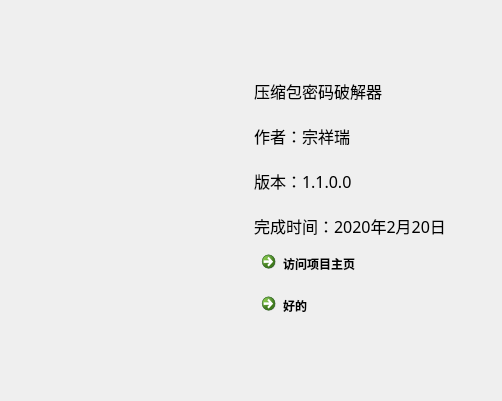
<?xml version="1.0" encoding="UTF-8"?>
<ui version="4.0">
 <class>Dialog</class>
 <widget class="QDialog" name="Dialog">
  <property name="geometry">
   <rect>
    <x>0</x>
    <y>0</y>
    <width>502</width>
    <height>401</height>
   </rect>
  </property>
  <property name="windowTitle">
   <string>关于软件</string>
  </property>
  <property name="windowIcon">
   <iconset>
    <normaloff>../res/icon.ico</normaloff>../res/icon.ico</iconset>
  </property>
  <layout class="QGridLayout" name="gridLayout">
   <item row="1" column="2">
    <widget class="QLabel" name="label_2">
     <property name="sizePolicy">
      <sizepolicy hsizetype="Preferred" vsizetype="Preferred">
       <horstretch>0</horstretch>
       <verstretch>0</verstretch>
      </sizepolicy>
     </property>
     <property name="font">
      <font>
       <family>华文行楷</family>
       <pointsize>12</pointsize>
      </font>
     </property>
     <property name="text">
      <string>压缩包密码破解器

作者：宗祥瑞

版本：1.1.0.0

完成时间：2020年2月20日</string>
     </property>
    </widget>
   </item>
   <item row="3" column="2">
    <widget class="QCommandLinkButton" name="commandLinkButton_2">
     <property name="text">
      <string>好的</string>
     </property>
     <property name="icon">
      <iconset>
       <normaloff>../res/close.png</normaloff>../res/close.png</iconset>
     </property>
    </widget>
   </item>
   <item row="2" column="2">
    <widget class="QCommandLinkButton" name="commandLinkButton">
     <property name="text">
      <string>访问项目主页</string>
     </property>
    </widget>
   </item>
   <item row="0" column="2">
    <spacer name="verticalSpacer">
     <property name="orientation">
      <enum>Qt::Vertical</enum>
     </property>
     <property name="sizeHint" stdset="0">
      <size>
       <width>20</width>
       <height>40</height>
      </size>
     </property>
    </spacer>
   </item>
   <item row="4" column="2">
    <spacer name="verticalSpacer_2">
     <property name="orientation">
      <enum>Qt::Vertical</enum>
     </property>
     <property name="sizeHint" stdset="0">
      <size>
       <width>20</width>
       <height>40</height>
      </size>
     </property>
    </spacer>
   </item>
   <item row="0" column="1" rowspan="5">
    <widget class="QLabel" name="label">
     <property name="text">
      <string/>
     </property>
     <property name="pixmap">
      <pixmap>../res/QRcode.png</pixmap>
     </property>
    </widget>
   </item>
  </layout>
 </widget>
 <resources/>
 <connections>
  <connection>
   <sender>commandLinkButton</sender>
   <signal>clicked()</signal>
   <receiver>Dialog</receiver>
   <slot>on_to_url()</slot>
   <hints>
    <hint type="sourcelabel">
     <x>345</x>
     <y>257</y>
    </hint>
    <hint type="destinationlabel">
     <x>498</x>
     <y>259</y>
    </hint>
   </hints>
  </connection>
  <connection>
   <sender>commandLinkButton_2</sender>
   <signal>clicked()</signal>
   <receiver>Dialog</receiver>
   <slot>close()</slot>
   <hints>
    <hint type="sourcelabel">
     <x>443</x>
     <y>315</y>
    </hint>
    <hint type="destinationlabel">
     <x>499</x>
     <y>314</y>
    </hint>
   </hints>
  </connection>
 </connections>
 <slots>
  <slot>on_to_url()</slot>
 </slots>
</ui>
